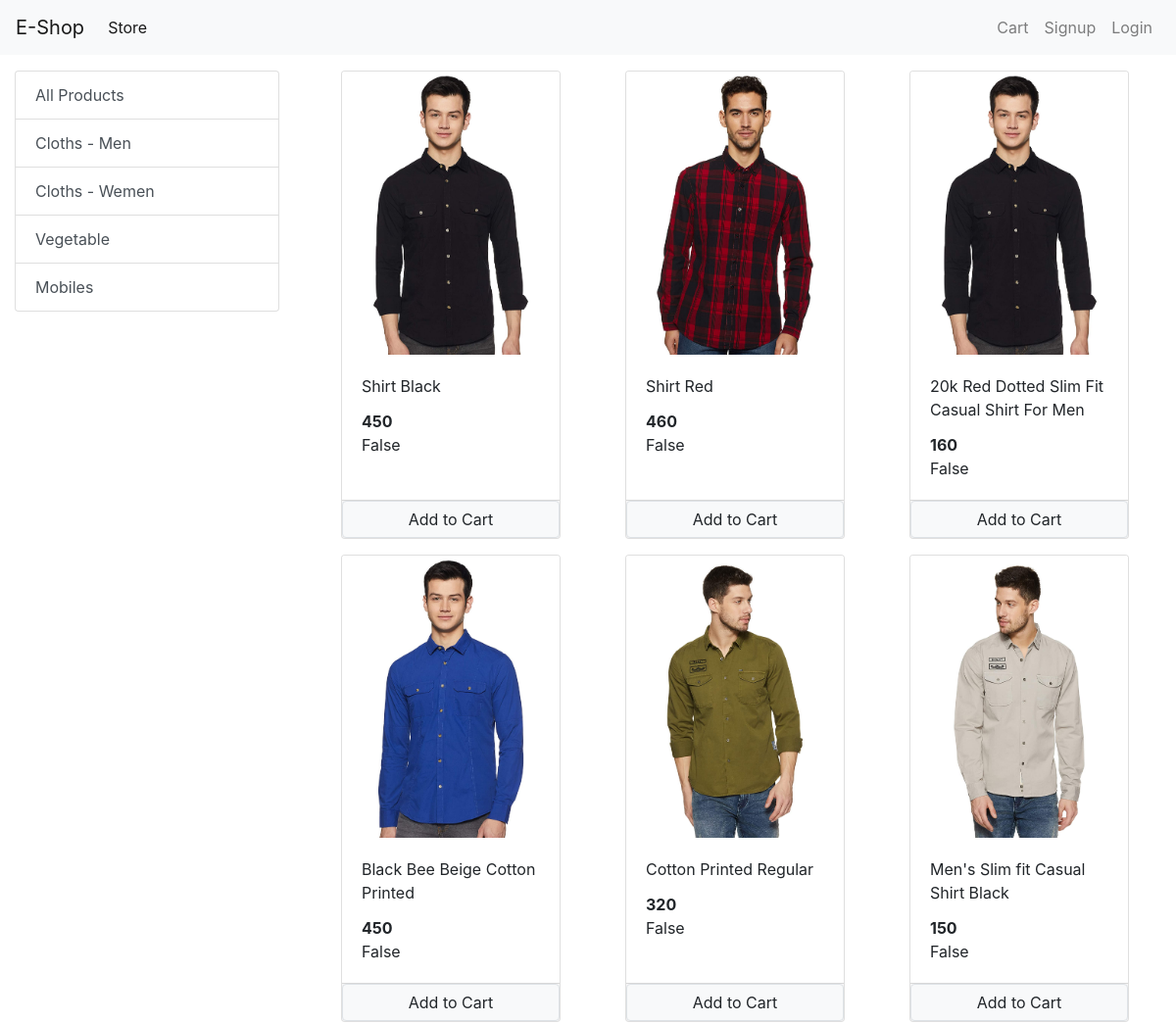
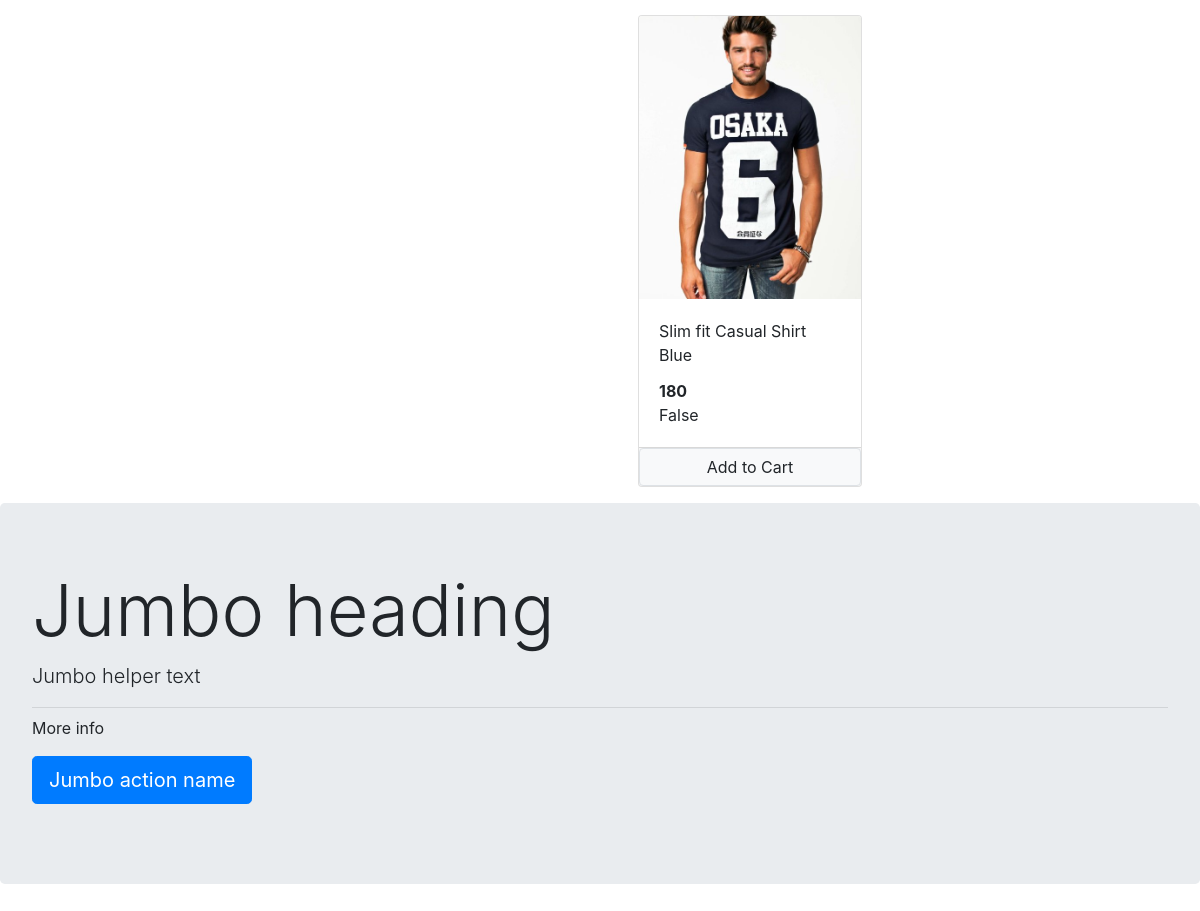
/?category=1, run on the app's committed database (2 pictures, top to bottom).
### store/models/category.py (models this page shows, shortened)
class Category(models.Model):
    name = models.CharField(max_length=20)
    @staticmethod
    def get_all_categories():
        return Category.objects.all()

### store/models/product.py (models this page shows, shortened)
class Product(models.Model):
    name = models.CharField(max_length=50)
    price = models.IntegerField(default=0)
    category = models.ForeignKey(Category, on_delete=models.CASCADE, default=1)
    description = models.CharField(max_length=200, default='' , null=True , blank=True)
    image = models.ImageField(upload_to='uploads/products/')
    @staticmethod
    def get_all_products_by_categoryid(category_id):
        if category_id:
            return Product.objects.filter(category = category_id)
        else:
            return Product.get_all_products();

### store/views/home.py (the view, shortened to what this page needs)
# urls.py: path('', home.Index.as_view(), name='homepage'),
class Index(View):
    def get(self, request):
        cart = request.session.get('cart')
        if not cart:
            request.session['cart'] = {}
        products = None
        categories = Category.get_all_categories()
        categoryID = request.GET.get('category')
        if categoryID:
            products = Product.get_all_products_by_categoryid(categoryID)
        else:
            products = Product.get_all_products()
        data = {}
        data['products'] = products
        data['categories'] = categories
        return render(request, 'index.html', data)

### store/templatetags/cart.py (called while the page is built)
@register.filter(name='is_in_cart')
def is_in_cart(product, cart):
    keys = cart.keys()
    for id in keys:
        if int(id) == product.id:
            return True
    return False

### store/templates/index.html (shortened to what this page needs)
{% extends 'base.html' %}
{% block content %}
{% load cart %}
<div class="container-fluid mt-3">
  <div class="row">
    <div class="col-lg-3 mx-auto">
      <div class="list-group">
        <a href="/" class="list-group-item list-group-item-action">All Products</a>
        {% for category in categories %}
        <a href="/?category={{category.id}}" class="list-group-item list-group-item-action">{{category.name}}</a>
        {% endfor %}
      </div>
    </div>
    <div id='products' class="col-lg-9 mx-auto">
      <div class="row mx-auto">
        {% for product in products %}
        <div class="card mx-auto mb-3" id="{{product.id}}" style="width: 14rem;">
          <img class="card-img-top" src="{{product.image.url}}" alt="Card image cap">
          <div class="card-body">
            <p class="card-title">{{product.name}}</p>
            <p class="card-text"><b>{{product.price}}</b></p>
            {{product | is_in_cart:request.session.cart}}
          </div>
          <div class="card-footer p-0 no-gutters">
            {% if product|is_in_cart:request.session.cart %}
            <div class="row no-gutters">
              <form action="" class="col-2" method="post">
                {% csrf_token %}
                <input hidden type="text" name="product" value="{{product.id}}">
                <input hidden type="text" name="remove" value="True">
                <input type="submit" value="-" class="btn btn-block btn-light">
              </form>
              <div class="text center col">{{product|cart_quantity:request.session.cart}} in cart</div>
              <form action="/#{{product.id}}" class="col-2" method="post">
                {% csrf_token %}
                <input hidden type="text" name="product" value="{{product.id}}">
                <input type="submit" value="+" class="btn btn-block btn-light">
              </form>
            </div>
            {% else %}
            <form action="/#{{product.id}}" method="POST" class="btn-block">
              <input type="submit" class="float-right btn btn-light border form-control" value="Add to Cart">
            </form>
            {% endif %}
          </div>
        </div>
        {% endfor %}
      </div>
    </div>
  </div>
</div>
<div class="jumbotron" id="abc">
  <h1 class="display-3">Jumbo heading</h1>
  <p class="lead">Jumbo helper text</p>
  <hr class="my-2">
  <p>More info</p>
  <p class="lead">
    <a class="btn btn-primary btn-lg" href="Jumbo action link" role="button">Jumbo action name</a>
  </p>
</div>
{% endblock %}

### data on the page
Category: name "Cloths - Men"
Category: name "Cloths - Wemen"
Category: name "Vegetable"
Category: name "Mobiles"
Product: {{ product.id }} 1 (drawn), image (picture), name "Shirt Black", price "450", session "False"
Product: image (picture), name "Shirt Red", price "460", session "False"
Product: image (picture), name "20k Red Dotted Slim Fit Casual Shirt For Men", price "160", session "False"
Product: image (picture), name "Black Bee Beige Cotton Printed", price "450", session "False"
Product: image (picture), name "Cotton Printed Regular", price "320", session "False"
Product: image (picture), name "Men's Slim fit Casual Shirt Black", price "150", session "False"
Product: image (picture), name "Slim fit Casual Shirt Blue", price "180", session "False"
